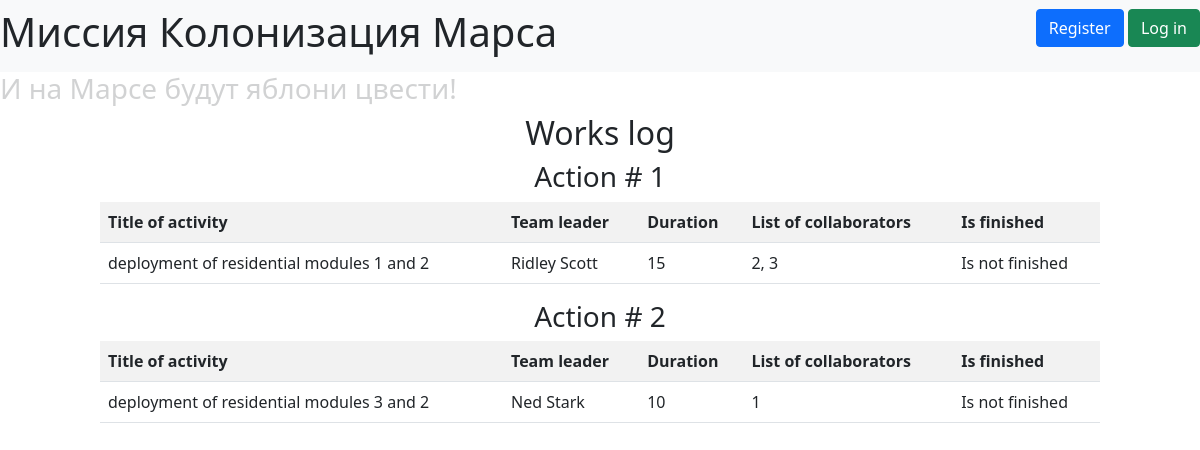
Before: / with the older database file.
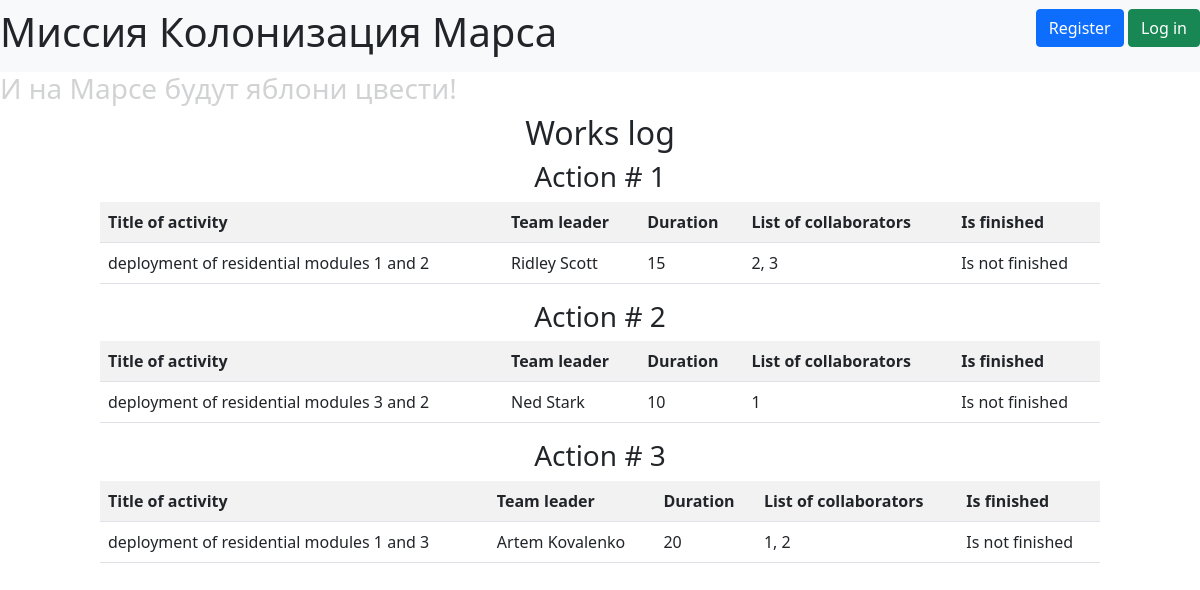
After: the same page with the newer database file.
### data/jobs.py (models this page shows, shortened)
class Jobs(SqlAlchemyBase):
    __tablename__ = 'jobs'
    id = sqlalchemy.Column(sqlalchemy.Integer,
                           primary_key=True, autoincrement=True)
    team_leader = sqlalchemy.Column(sqlalchemy.Integer,
                                    sqlalchemy.ForeignKey("users.id"))
    job = sqlalchemy.Column(sqlalchemy.Text, nullable=True)
    work_size = sqlalchemy.Column(sqlalchemy.Integer, nullable=True)
    collaborators = sqlalchemy.Column(sqlalchemy.Text, nullable=True)
    start_date = sqlalchemy.Column(sqlalchemy.Date, nullable=True,
                                   default=datetime.now())
    end_date = sqlalchemy.Column(sqlalchemy.Date, nullable=True)
    is_finished = sqlalchemy.Column(sqlalchemy.Boolean, nullable=True)
    user = orm.relation('User')

### data/users.py (models this page shows, shortened)
class User(SqlAlchemyBase, UserMixin):
    __tablename__ = 'users'
    id = sqlalchemy.Column(sqlalchemy.Integer,
                           primary_key=True, autoincrement=True)
    surname = sqlalchemy.Column(sqlalchemy.String, nullable=True)
    name = sqlalchemy.Column(sqlalchemy.String, nullable=True)
    age = sqlalchemy.Column(sqlalchemy.Integer, nullable=True)
    position = sqlalchemy.Column(sqlalchemy.String, nullable=True)
    speciality = sqlalchemy.Column(sqlalchemy.String, nullable=True)
    address = sqlalchemy.Column(sqlalchemy.String, nullable=True)
    email = sqlalchemy.Column(sqlalchemy.String, index=True, unique=True,
                              nullable=True)
    hashed_password = sqlalchemy.Column(sqlalchemy.String, nullable=True)
    modified_date = sqlalchemy.Column(sqlalchemy.DateTime,
                                      default=datetime.datetime.now)

### main.py (the view)
@app.route('/')
def index():
    session = db_session.create_session()
    jobs = list(session.query(Jobs))
    param = {
        "jobs": jobs,
        "title": 'Work log'
    }
    return render_template("work_log.html", **param)

### data/db_session.py (called while the page is built)
def create_session() -> Session:
    global __factory
    return __factory()

### templates/work_log.html (shortened to what this page needs)
{% extends "base.html" %}
{% block content %}
<div align="center" style="padding: 0px 100px 0px 100px;">
    <h2>Works log</h2>
    {% for item in jobs %}
    <h3>Action # {{ item.id }}</h3>
    <table class="table table-striped">
        <tr>
            <th>Title of activity</th>
            <th>Team leader</th>
            <th>Duration</th>
            <th>List of collaborators</th>
            <th>Is finished</th>
        </tr>
        <tr>
            <td>{{ item.job }}</td>
            <td>{{ item.user.name }} {{ item.user.surname}}</td>
            <td>{{ item.work_size }}</td>
            <td>{{ item.collaborators }}</td>
            {% if item.is_finished %}
            <td>Is finished</td>
            {% else %}
            <td>Is not finished</td>
            {% endif %}
        </tr>
    </table>
    {% endfor %}
</div>
{% endblock %}

### templates/base.html (shortened to what this page needs)
<!DOCTYPE html>
<html lang="en">
    <head>
        <link rel="stylesheet" type="text/css" href="/static/css/style.css"/>
        <link rel="stylesheet"
              href="https://cdn.jsdelivr.net/npm/bootstrap@5.0.0-beta1/dist/css/bootstrap.min.css"
>
    </head>
    <header>
        <nav class="navbar navbar-light bg-light">
             <h1 class="main_h">Миссия Колонизация Марса</h1>
            {% if current_user.is_authenticated %}
            <a class="navbar-brand" href="/logout">{{ current_user.name }} {{ current_user.surname }}</a>
            {% else %}
            <p>
                <a class="btn btn-primary " href="/register">Register</a>
                <a class="btn btn-success" href="/login">Log in</a>
            </p>
            {% endif %}
        </nav>
    </header>
    <body>
        <h3 class="second">И на Марсе будут яблони цвести!</h3>
        <div>
            {% block content %}{% endblock %}
        </div>
    </body>
</html>

### static/css/style.css (style rules this page uses)
.main_h { font-size: 32; }
.second { opacity: 0.2; }
h2 { text-align: center; }
table { box-sizing: border-box; }

Changed rows visible on the page:
added Jobs: id "3", job "deployment of residential modules 1 and 3", user.name "Artem", user.surname "Kovalenko", work_size "20", collaborators "1, 2", is_finished "Is not finished"
